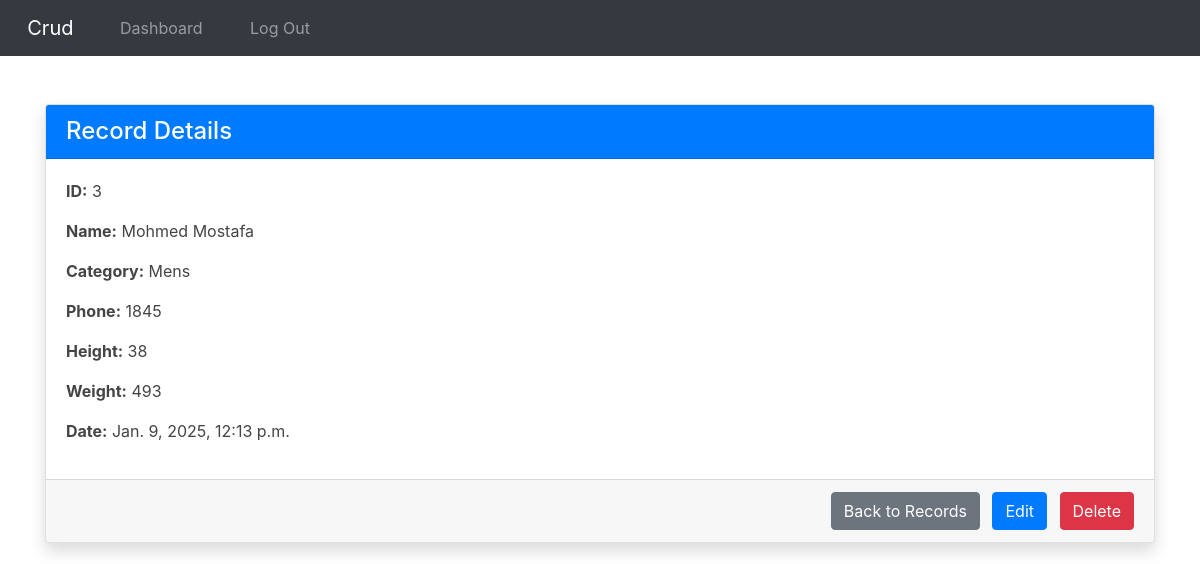
Screenshot of /record/3 (signed in) with the database file from the repository.
### crud/models.py (models this page shows, shortened)
class Records(models.Model):
    category = models.ForeignKey(Category, on_delete=models.CASCADE)
    first_name = models.CharField(max_length=50)
    last_name = models.CharField(max_length=50)
    phone = models.IntegerField()
    tall = models.IntegerField()
    weight = models.IntegerField()
    create_date = models.DateTimeField(auto_now_add=True)
    class Meta:
        ordering = ['-create_date']

class Category(models.Model):
    name = models.CharField(max_length=50)
    create_date = models.DateTimeField(auto_now_add=True)
    def __str__(self):
        return self.name

### crud/views.py (the view)
# urls.py: path('record/<int:record_id>', views.view_record, name='record'),
@login_required(login_url='login')
def view_record(request, record_id):
    context = {
        'record': get_object_or_404(Records, id=record_id),
    }
    return render(request, 'pages/record.html', context)

### templates/pages/record.html
{% extends 'base.html' %}
{% block content %}
<div class="container mt-5">
    <div class="card shadow">
        <div class="card-header bg-primary text-white">
            <h4 class="mb-0">Record Details</h4>
        </div>
        <div class="card-body">
            <p><strong>ID:</strong> {{ record.id }}</p>
            <p><strong>Name:</strong> {{ record.first_name }} {{ record.last_name }}</p>
            <p><strong>Category:</strong> {{ record.category }}</p>
            <p><strong>Phone:</strong> {{ record.phone }}</p>
            <p><strong>Height:</strong> {{ record.tall }}</p>
            <p><strong>Weight:</strong> {{ record.weight }}</p>
            <p><strong>Date:</strong> {{ record.create_date }}</p>
        </div>
        <div class="card-footer text-right">
            <a href="{% url 'dashboard' %}" class="btn btn-secondary">Back to Records</a>
            <a href="{% url 'record_edit' record.id %}" class="btn btn-primary ml-2">Edit</a>
            <a href="{% url 'delete_record' record.id %}" class="btn btn-danger ml-2">Delete</a>
        </div>
    </div>
</div>
{% endblock content %}

### rows the page displays
Records: id "3", first_name "Mohmed", last_name "Mostafa", category "Mens", phone "1845", tall "38", weight "493", create_date "Jan. 9, 2025, 12:13 p.m."
